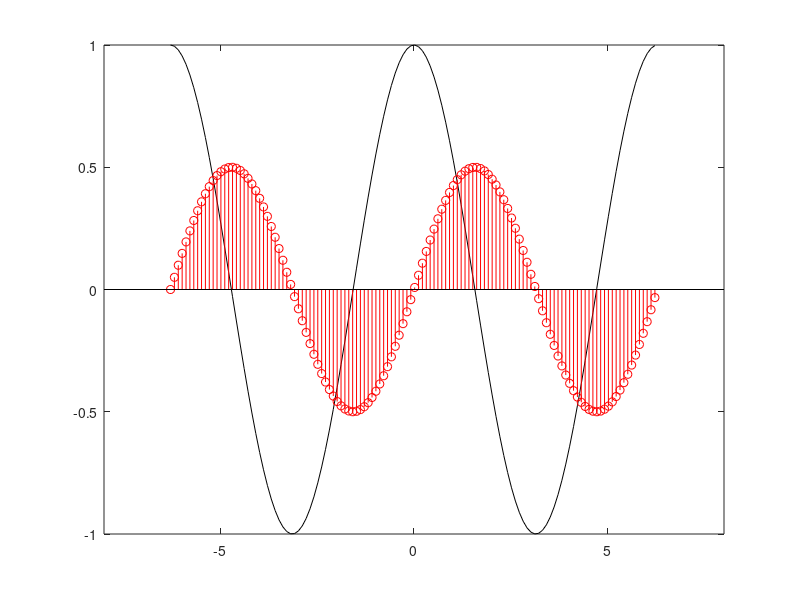

Write MATLAB code to recreate this figure.
x =-2*pi:0.1:2*pi;          % sets up the array of x-increments
y= cos (x);                 % sine function
y2=0.5*(sin (x));           % cosine function

plot (x,y, 'black');        % plot sine function
hold on;                    % holds onto the previous plot
stem (x,y2 ,'r');           % the command 'r' tells to plot in red color
axis ([-8 8 -1 1])          % extends the axis on both sides